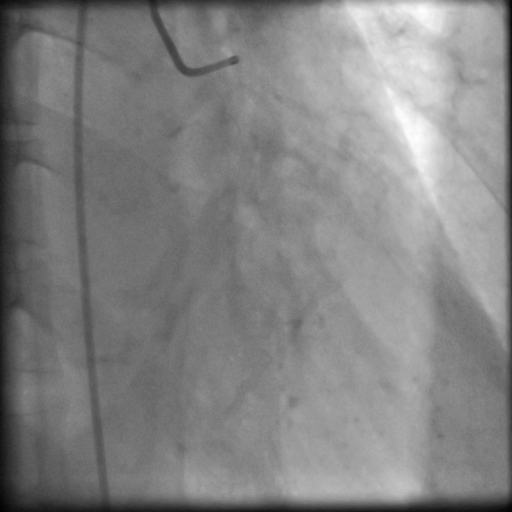
#> input picture ANGIOPIXEL/Local/p1_v1_00003.png, 512 x 512 px
$ python LoG.py ANGIOPIXEL/Local/p1_v1_00003.png   (older library calls are emulated)
#> lines starting #> are read from the running program, lines starting #| are printed output that depends on the picture
import sys
from PIL import Image
import cv2
import numpy as np

def LoG():
    # Ruta de la imagen pasada como argumento.
    ruta_imagen = sys.argv[1]

    # Abrir la imagen
    imagen_editada = Image.open(ruta_imagen)
#> imagen_editada is the input picture: PIL image 512x512 L; min 0, max 255, mean 130.6
    img = np.array(imagen_editada)

    # Aplicar GaussianBlur y Laplacian
    blurred = cv2.GaussianBlur(img, (3, 3), 0)
    log = cv2.Laplacian(blurred, cv2.CV_64F, ksize=3)
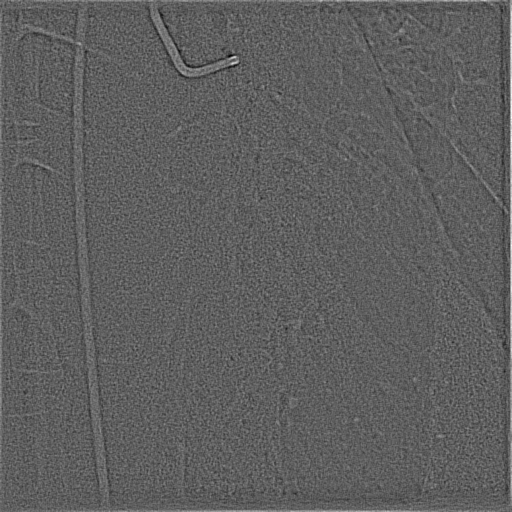
#> log: shape (512, 512) float64; min -50, max 84, mean 0.1; drawn with min black and max white

    # Normalizar el resultado para que esté en el rango 0-255
    log_normalized = cv2.normalize(log, None, 0, 255, cv2.NORM_MINMAX)
    log_normalized = log_normalized.astype(np.uint8)

    # Guardar la imagen procesada
    cv2.imwrite(ruta_imagen, log_normalized)

    return

if __name__ == "__main__":
    LoG()

$ run again, on ANGIOPIXEL/Local/p1_v1_00038.png
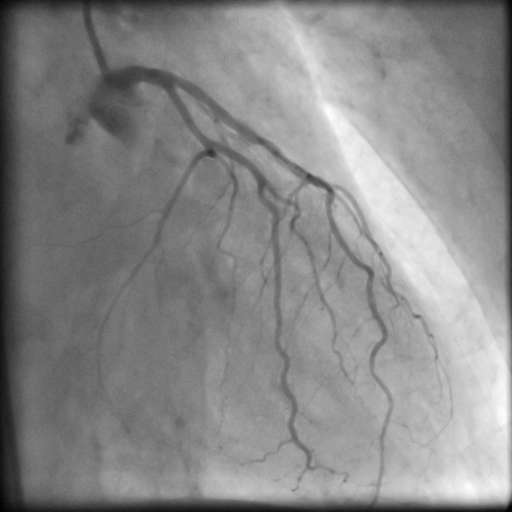
#> input picture ANGIOPIXEL/Local/p1_v1_00038.png, 512 x 512 px
#> in LoG, imagen_editada is the input picture: PIL image 512x512 L; min 0, max 255, mean 135.9
#> in LoG, `log = cv2.Laplacian(blurred, cv2.CV_64F, ksize=3)`:
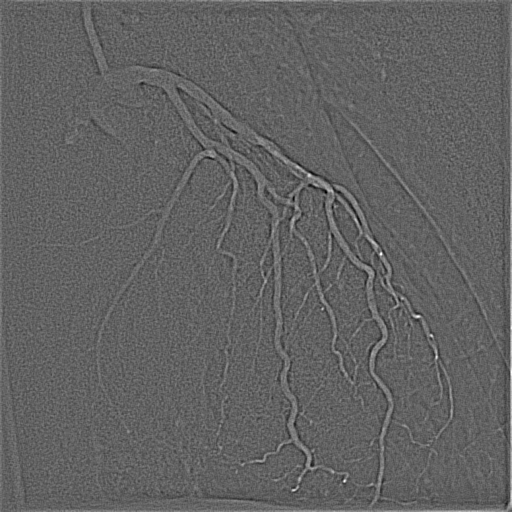
#> log: shape (512, 512) float64; min -68, max 108, mean 0.1; drawn with min black and max white
